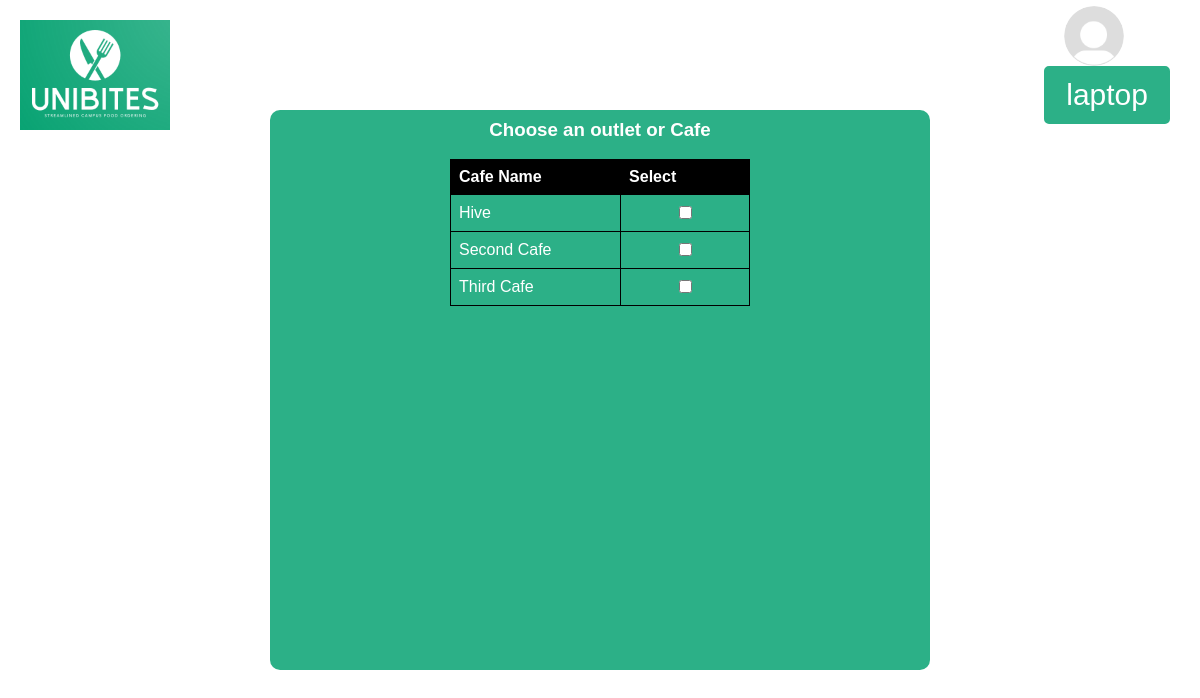
/cafe (signed in), run on an earlier commit of the app's database.
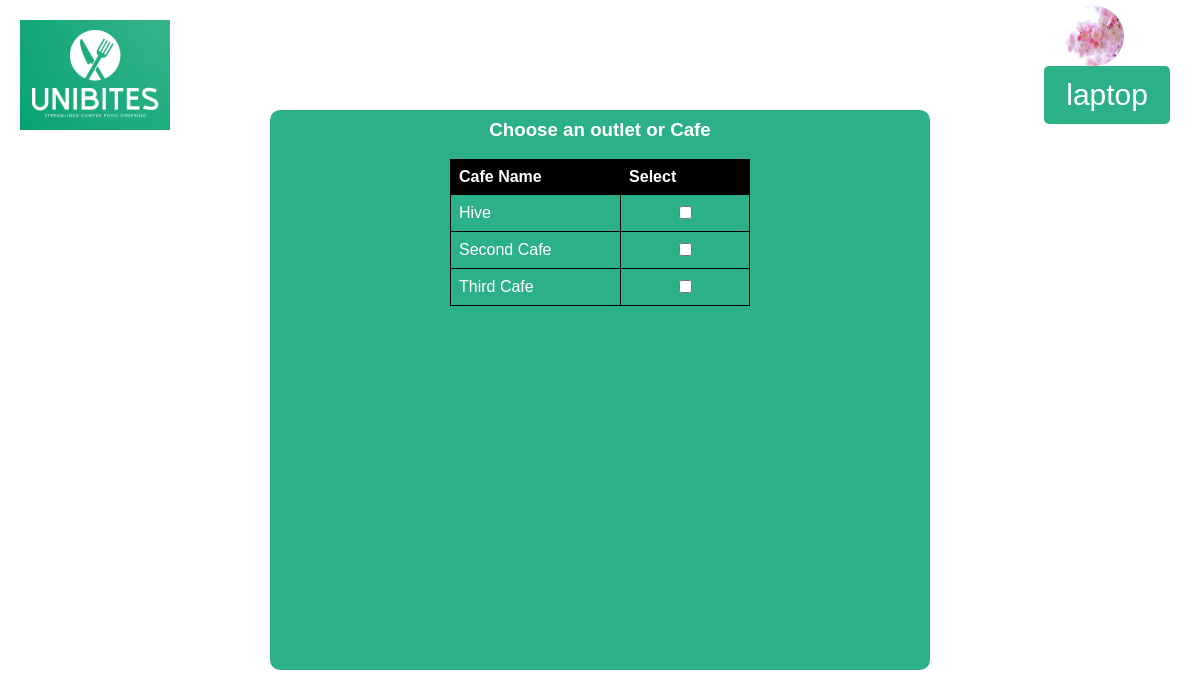
And on a later commit of the database.
### accounts/models.py (models this page shows)
class User(AbstractUser):
    profile_image = models.ImageField(upload_to = 'images', null=True)

### App/models.py (models this page shows, shortened)
class Cafe(models.Model):
    name = models.CharField(max_length=100)

### App/views.py (the view)
# urls.py: path('cafe', cafe_list, name='cafe_list'),
def cafe_list(request):
    cafes = Cafe.objects.all()
    return render(request, 'app/cafe_list.html', {'cafes': cafes})

### App/templates/app/cafe_list.html (shortened to what this page needs)
{% load static %}
<!DOCTYPE html>
<html lang="en">
<head>
<link rel="stylesheet" href="{% static 'app/styles.css' %}">
</head>
<body>
<div class="header">
  <img src="{% static 'app/logo.png' %}" alt="Logo" class="logo">
  <div class="profile-container">
    {% if user.profile_image %}
    <img src="{{user.profile_image.url}}" alt="Profile Picture" class="profile-pic">
    {% else %}
    <img src="{% static 'app/profile-pic.jpg' %}" alt="Profile Picture" class="profile-pic">
    {% endif %}
    <button class="login-button">{{user.first_name}}</button>
  </div>
</div>
<div class="container">
  <div class="content-box">
    <h3>    <p class="description">Choose an outlet or Cafe
    </p></h3>
    <table>
      <tr>
        <th>Cafe Name</th>
        <th>Select</th>
      </tr>
      {% for cafe in cafes %}
      <tr>
        <td>{{cafe.name}}<td><a href="{% url 'app:food_list' cafe.id %}"><input type="checkbox"></a></td></td>
      </tr>
     {% endfor %}
    </table>
  </div>
</div>
</body>
</html>

### App/static/app/styles.css (style rules this page uses)
body { margin: 0; padding: 0; font-family: Arial, sans-serif; background-image: url('background-image.jpg'); background-size: cover; background-position: center; background-attachment: fixed; color: #ffffff; }
.header { display: flex; justify-content: space-between; align-items: center; padding: 20px; }
.logo { width: 150px; height: auto; }
.profile-container { display: flex; align-items: center; position: relative; }
.profile-pic { width: 60px; height: 60px; border-radius: 50%; margin-right: 10px; position: absolute; top: -20px; z-index: 2; margin-left: 20px; }
.login-button { padding: 10px 20px; color: #ffffff; border: 2px solid #2CB087; background-color: #2CB087; border-radius: 5px; font-size: 30px; position: relative; z-index: 1; margin-top: 40px; margin-right: 10px; }
.container { display: flex; justify-content: center; align-items: start; }
.description { margin-top: -40px; }
.content-box { width: 600px; height: 500px; background-color: #2CB087; padding: 30px; text-align: center; border-radius: 10px; margin-top: -40px; }
table { border-collapse: collapse; width: 100%; max-width: 300px; margin: auto; }
th, td { border: 1px solid #000000; padding: 8px; text-align: left; }
th { background-color: #000000; }
input[type="checkbox"] { margin-left: 50px; }

What changed in the data, as far as the page shows it:
changed User "laptop": profile_image: picture added
